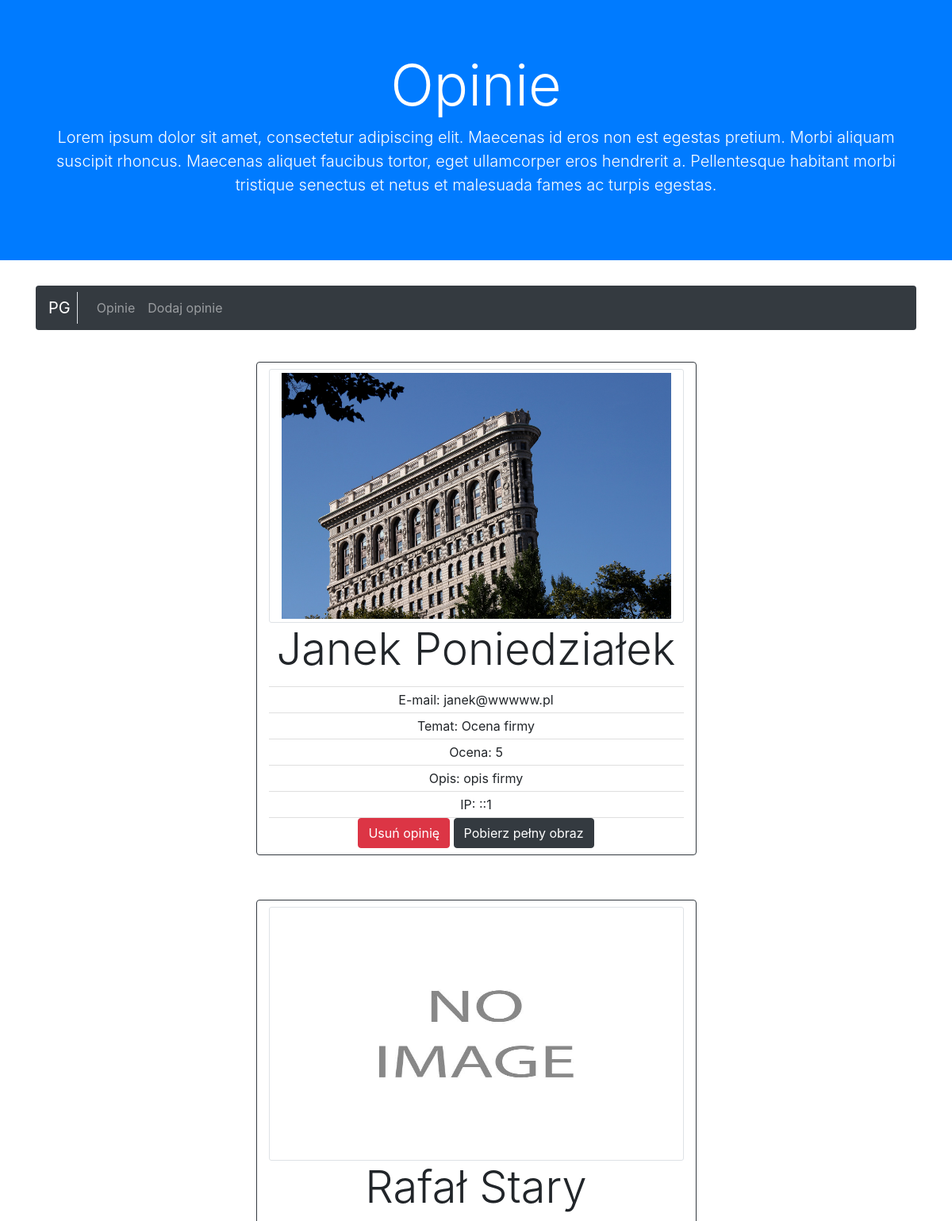
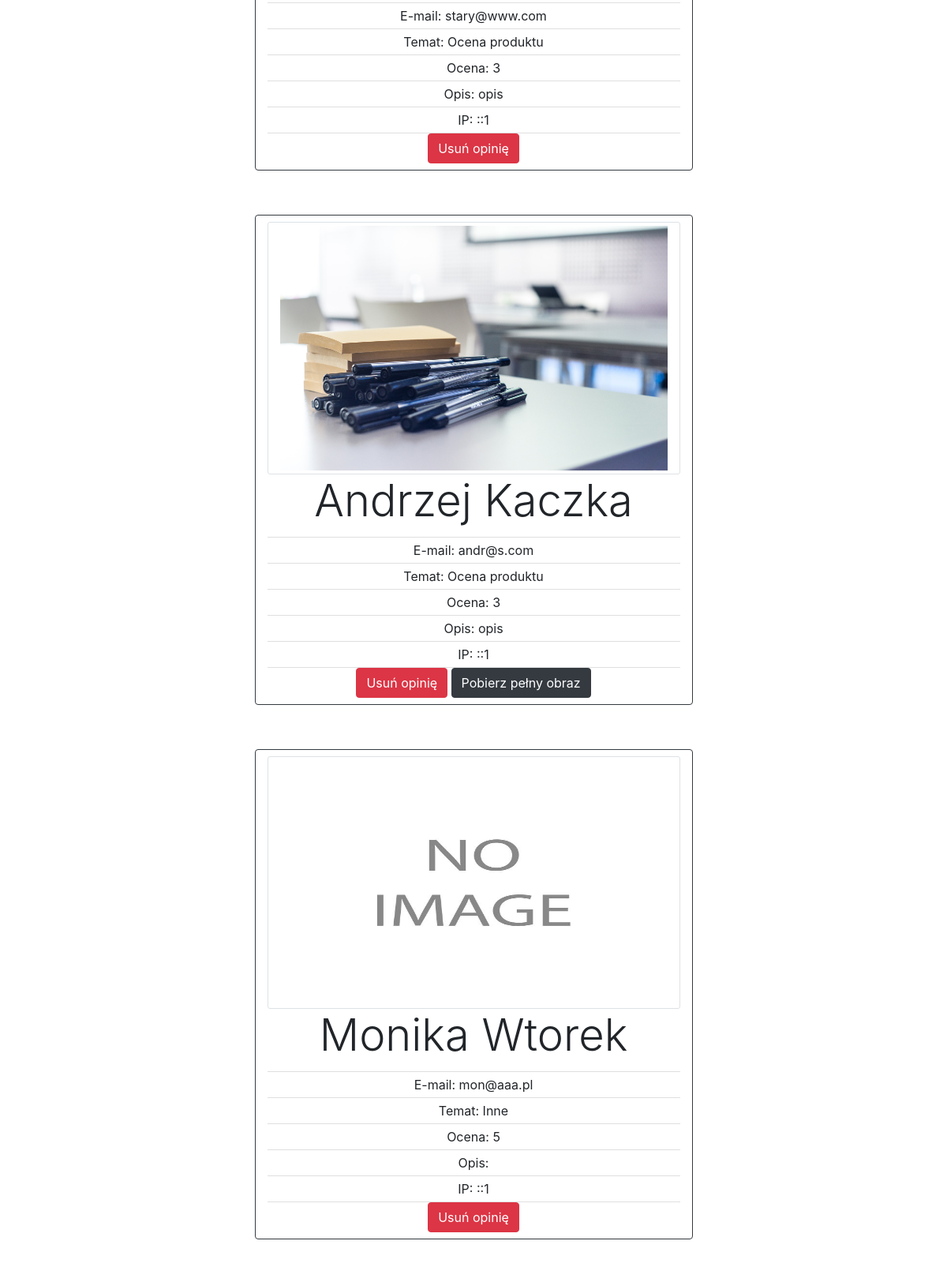
Page /list.php (upper part) on the committed database (2 pictures, top to bottom).
### tables this page shows
CREATE TABLE `reviews` (
  `id` int(11) NOT NULL,
  `name` varchar(255) NOT NULL,
  `surname` varchar(255) NOT NULL,
  `email` varchar(255) NOT NULL,
  `category` varchar(255) NOT NULL,
  `rating` int(11) NOT NULL,
  `description` varchar(255) NOT NULL,
  `imageName` varchar(255) NOT NULL,
  `imageUrl` varchar(255) NOT NULL,
  `imageType` varchar(255) NOT NULL,
  `imageSize` int(255) NOT NULL,
  `ip` varchar(255) NOT NULL
);

### classes/Db.php (called while the page is built, shortened)
<?php
class Db
{
    public static function getInstance()
    {
        return self::$instance = new Db();
    }
    public function getDb()
    {
        $DbParameters = Config::getInstance()->getConfig();
        $pdo = new PDO('mysql:
            host='.$DbParameters->getHost().';
            dbname='.$DbParameters->getDbName().';
            charset=' .$DbParameters ->getCharset() .'',
            $DbParameters->getUserName(),
            $DbParameters->getPassword()
    );
        $pdo->setAttribute(PDO::ATTR_DEFAULT_FETCH_MODE, PDO::FETCH_OBJ);
        return $pdo;
    }
}

### classes/Reviews.php (called while the page is built, shortened)
<?php
class Reviews
{
    private $pdo;
    public function __construct()
    {
        $this->pdo = Db::getInstance()->getDb();
    }
    public function getReviews()
    {
        return  $this->reviews = $this->pdo->query("SELECT * FROM reviews ORDER BY id DESC")->fetchAll();
    }
}

### list.php (the view, shortened to what this page needs)
<?php
include_once('topMenu.php');
    $reviews = new Reviews();
?>
<div class="container text-center">
        <?php foreach ($reviews->getReviews() as $nr => $review): ?>
        <br>
    <div class="card rounded col-6 my-3 py-2 offset-3 border-dark ">
            <a href="<?php echo $review->imageUrl; ?>"><img class="images card-img img-thumbnail col-12" src="<?php if($review->imageUrl == 'images/') echo "/images/noimage.jpg"; else echo $review->imageUrl ?>" alt="Image"/></a>
                <div class="body">
                    <p class="card-title display-4"><?php echo $review->name." ".$review->surname; ?></p>
                         <ul class="list-group list-group-flush">
                            <li class="list-group-item py-1"><?php echo "E-mail: ".$review->email; ?></li>
                            <li class="list-group-item py-1" ><?php echo "Temat: ".$review->category; ?></li>
                            <li class="list-group-item py-1" ><?php echo "Ocena: ".$review->rating; ?></li>
                            <li class="list-group-item py-1" ><?php echo "Opis: ".$review->description; ?></li>
                            <li class="list-group-item py-1" ><?php echo "IP: ".$review->ip; ?></li>
                         </ul>
                        <a class="btn btn-danger" href="<?php echo "delete.php?id=".$review->id ;?>">Usuń opinię</a>
                    <?php if($review->imageUrl !='images/'):?>
                        <a class="btn btn-dark" href="<?php echo "download.php?url=".$review->imageUrl."&type=".$review->imageType."&size=".$review->imageSize ;?>">Pobierz pełny obraz</a>
                    <?php endif; ?>
                </div>
    </div>
        <?php endforeach; ?>
</div>

### head.php (shortened to what this page needs)
<!DOCTYPE html>
<html lang="pl">
<head>
    <link rel="stylesheet" href="css/bootstrap.min.css">
    <link rel="stylesheet" href="css/custom.css">
</head>

### topMenu.php (shortened to what this page needs)
<?php
    include_once('head.php');
?>
<div class="jumbotron jumbotron-fluid text-white bg-primary">
    <div class="container text-center">
        <h1 class="display-3">Opinie</h1>
        <p class="lead">Lorem ipsum dolor sit amet, consectetur adipiscing elit. Maecenas id eros non est egestas pretium. Morbi aliquam suscipit rhoncus. Maecenas aliquet faucibus tortor, eget ullamcorper eros hendrerit a. Pellentesque habitant morbi tristique senectus et netus et malesuada fames ac turpis egestas.</p>
    </div>
</div>
<div class="container">
    <nav class="navbar navbar-expand navbar-dark bg-dark rounded">
        <div class="container">
            <a href="#" class="navbar-brand border-right pr-2">PG</a>
            <div class="navbar-nav mr-auto">
                <a href="list_p.php?page=1" class="nav-link nav-item">Opinie</a>
                <a href="addForm.php" class="nav-link nav-item">Dodaj opinie</a>
            </div>
        </div>
    </nav>
</div>

### css/custom.css (style rules this page uses)
.images { height:320px; }

### rows in the picture
reviews: imageUrl (picture), name "Janek", surname "Poniedziałek", email "janek@wwwww.pl", category "Ocena firmy", rating "5", description "opis firmy", ip "::1"
reviews: name "Rafał", surname "Stary", email "stary@www.com", category "Ocena produktu", rating "3", description "opis", ip "::1"
reviews: imageUrl (picture), name "Andrzej", surname "Kaczka", email "andr@s.com", category "Ocena produktu", rating "3", description "opis", ip "::1"
reviews: name "Monika", surname "Wtorek", email "mon@aaa.pl", category "Inne", rating "5", ip "::1"
